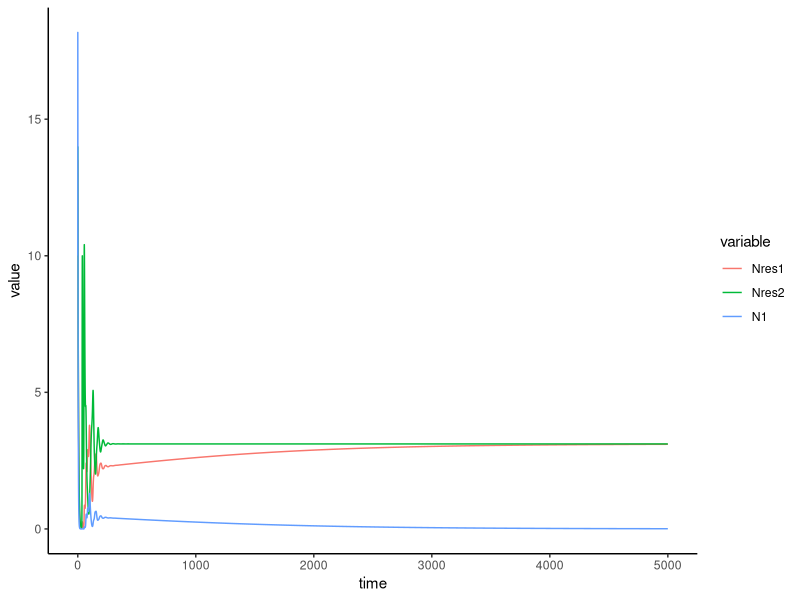

The R script that drew this image:
library(ggplot2)
library(tensor)
library(future)
library(parallel)
library(deSolve)
library(tibble)
library(tidyr)
library(dplyr)
library(reshape2)

set.seed(1)

model = 
  \(t, state, params){
    R = state[1:2]
    N = state[-(1:2)]
    dRdt = with(params, R * (r * (1 - R / K) - t(C) %*% N))
    dNdt = with(params, N * (C %*% R - d))
    return(list(c(dRdt,dNdt)))
  }

nresident = 2
ninvader = 1
nresource = 2
res_c = matrix(c(.2, .1, .1, .2), nrow = nresident, ncol = nresource)
inv_c = c(.4, .2)

res_d = c(.2, .2)
inv_d = inv_c[1] * (res_c[2,2] * res_d[1] - res_c[1,2] * res_d[2]) / (res_c[1,1] * res_c[2,2] - res_c[1,2] * res_c[2,1]) + inv_c[2] * (res_c[1,1] * res_d[2] - res_c[2,1] * res_d[1]) / (res_c[1,1] * res_c[2,2] - res_c[1,2] * res_c[2,1])
inv_d = inv_d + .001
C = rbind(res_c, inv_c)
d = c(res_d, inv_d)
r = c(1, 1)
K = c(10, 10)

params = list(
  r = r,
  K = K,
  C = C,
  d = d
)

init_state = c(rep(10, nresource), rep(10, nresident), rep(10, ninvader))

sim = ode(y = init_state, times = seq(0, 5000, by = .1), func = model, parms = params) |>
  as.data.frame()

colnames(sim) = c('time', 'R1', 'R2', 'Nres1', 'Nres2', paste0('N', 1:ninvader))

#t_extinct = min(filter(sim, N1 < .01)$time)

sim.df = as.data.frame(sim)
spec.abuns = sim.df[-(2:3)]
abuns.df = melt(spec.abuns, id.vars='time')
p <- ggplot(abuns.df, aes(time, value, color = variable)) + geom_line() + theme_classic()
print(p)
